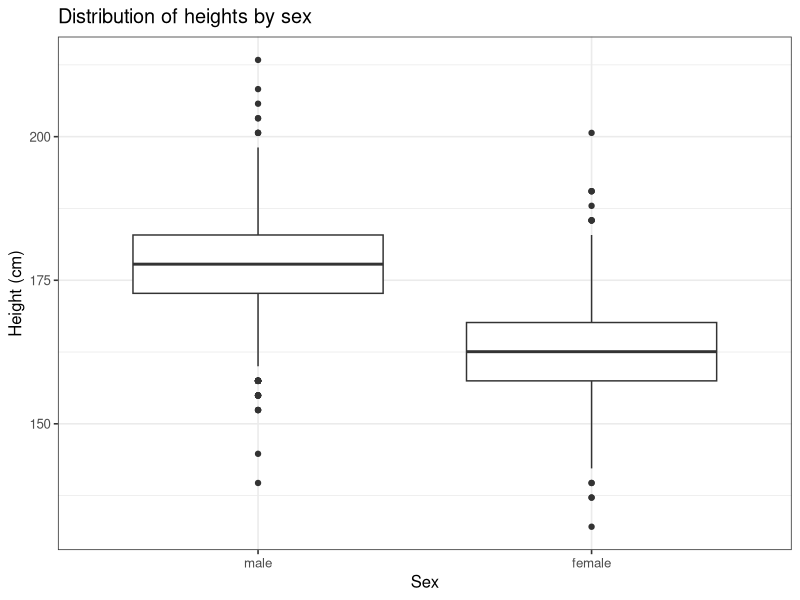
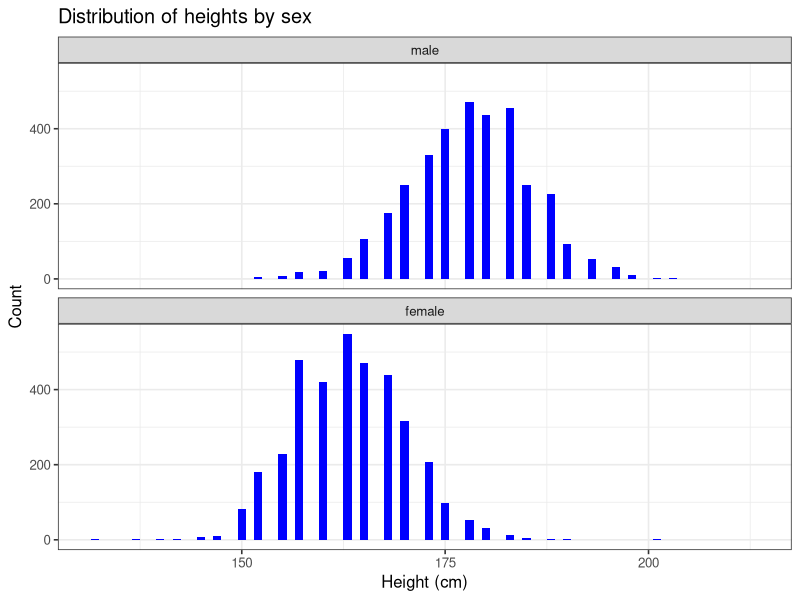
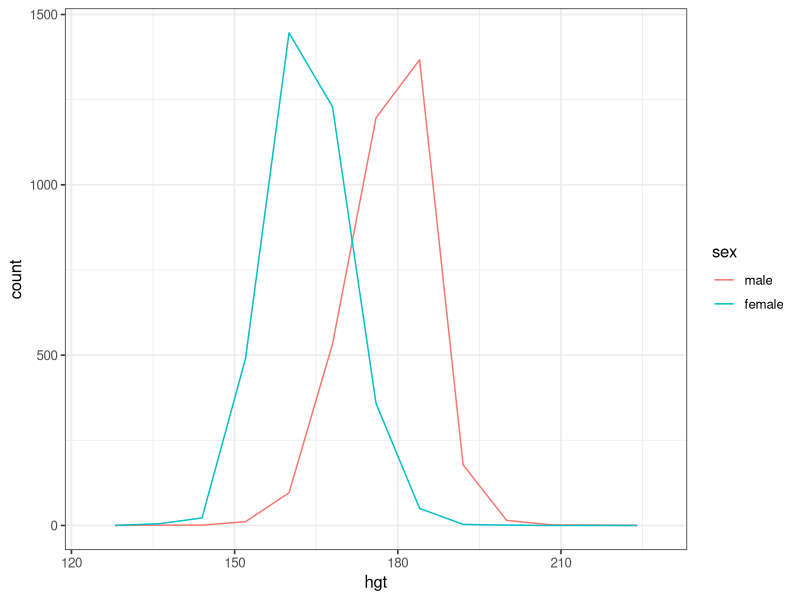
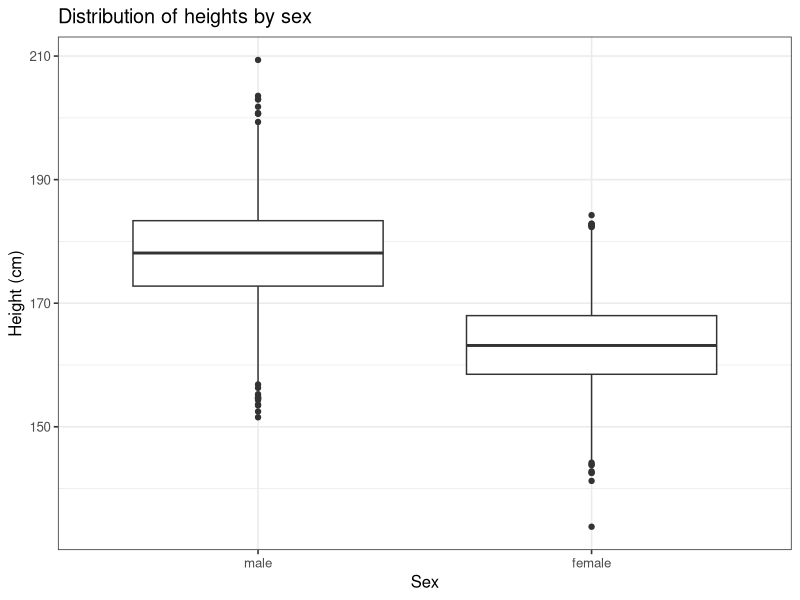
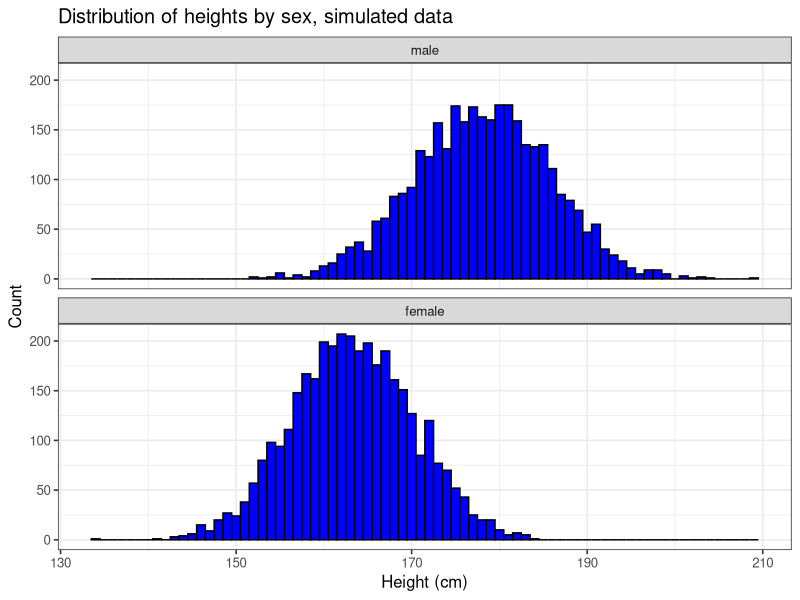
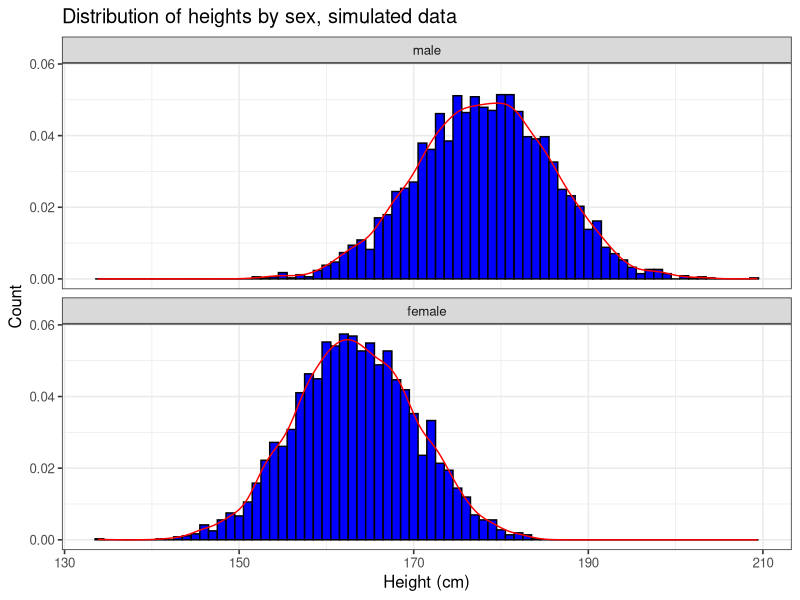
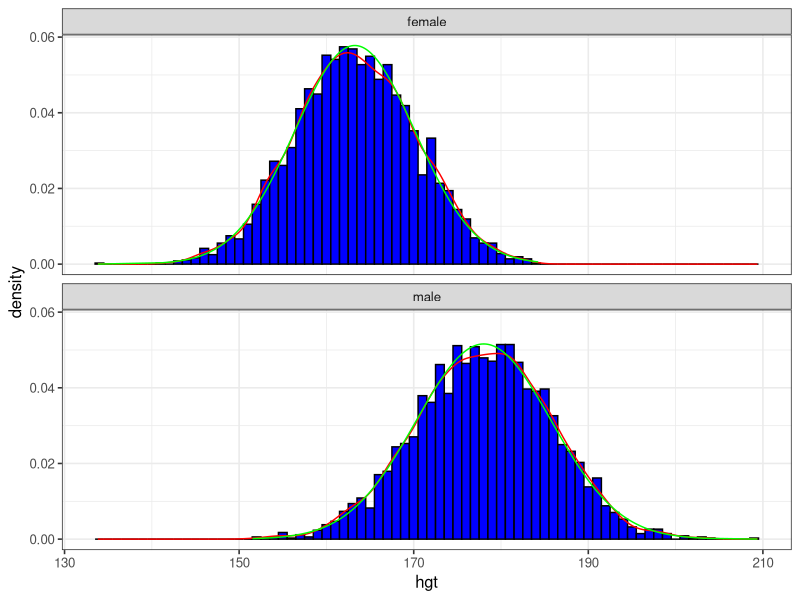
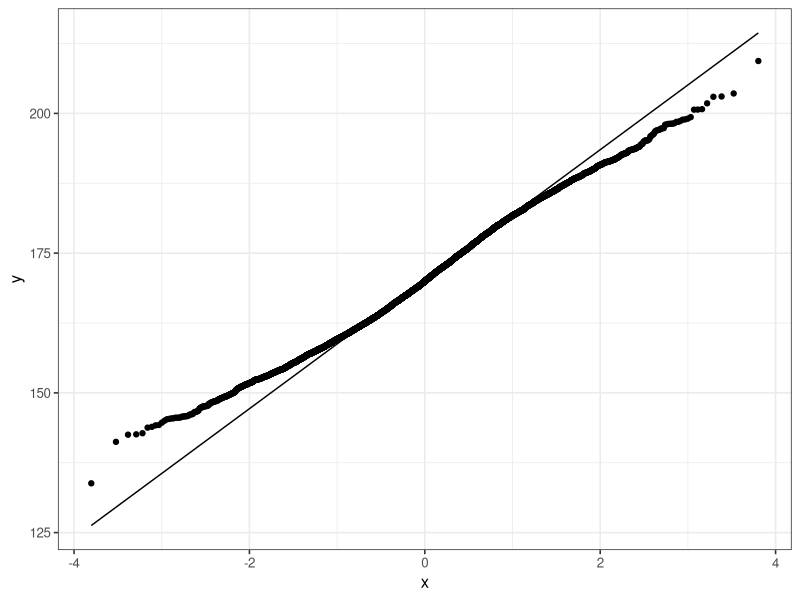

Recreate these plots in R, in order.
## ---- chunk 1
knitr::opts_chunk$set(echo = TRUE)

options(dplyr.summarise.inform = FALSE)
library(tidyverse)

# set theme used for plotting
theme_set(theme_bw(base_size = 12))

# Modelr package
library(modelr)

library(ggplot2)

## ---- chunk 2
# heights kemur frá modelr pakkanum
heights
## ---- chunk 3
heights$hgt <- heights$height * 2.54

heights$wgt <- heights$weight * 0.45359237

heights
## ---- chunk 4
ggplot(heights, aes(x = sex, y = hgt)) + 
  geom_boxplot() +
  xlab("Sex") +
  ylab("Height (cm)") +
  ggtitle("Distribution of heights by sex")
## ---- chunk 5
ggplot(heights, aes(x = hgt)) +
  geom_histogram(binwidth = 1, fill = "blue") +
  facet_wrap(~ sex, ncol = 1) +
  xlab("Height (cm)") +
  ylab("Count") +
  ggtitle("Distribution of heights by sex")
## ---- chunk 6
#?heights
ggplot(heights, aes(x = hgt, color = sex, fill = sex)) +
  geom_freqpoly(binwidth = 8)
## ---- chunk 7
hgt_summary <- heights %>%
  group_by(sex) %>%
  summarize(
    hgt_mean = mean(hgt),
    hgt_sd = sd(hgt),
    counts = n()
)

hgt_summary
## ---- chunk 8
hgt_summary

male <- hgt_summary[hgt_summary$sex == 'male',] 
female <- hgt_summary[hgt_summary$sex == 'female',] 

hgt_males   <- tibble(
   hgt = rnorm(male$counts, 
           male$hgt_mean, 
           male$hgt_sd),
   sex = male$sex)
hgt_males

hgt_females   <- tibble(
   hgt = rnorm(female$counts, 
           female$hgt_mean, 
           female$hgt_sd),
  sex = female$sex)
hgt_females


hgt_sim <-
  rbind(
    hgt_males,
    hgt_females
  )

arrange(hgt_sim, desc(hgt_sim$hgt))
## ---- chunk 9
ggplot(hgt_sim, aes(x = sex, y = hgt)) + 
  geom_boxplot() +
  xlab("Sex") +
  ylab("Height (cm)") +
  ggtitle("Distribution of heights by sex")
## ---- chunk 10
ggplot(hgt_sim, aes(x = hgt)) +
  geom_histogram(binwidth = 1, fill = "blue", colour = "black") +
  facet_wrap(~ sex, ncol = 1) +
  xlab("Height (cm)") +
  ylab("Count") +
  ggtitle("Distribution of heights by sex, simulated data")
## ---- chunk 11
ggplot(hgt_sim, aes(x = hgt, after_stat(density))) +
  geom_histogram(binwidth = 1, fill = "blue", colour = "black") +
  geom_density(colour = "red", aes(y = after_stat(density))) +
  facet_wrap(~ sex, ncol = 1) +
  xlab("Height (cm)") +
  ylab("Count") +
  ggtitle("Distribution of heights by sex, simulated data")
## ---- chunk 12
ndata_m <- tibble(x = hgt_males$hgt, y = dnorm(x, mean(x), sd(x)), sex = "male")
ndata_f <- tibble(x = hgt_females$hgt, y = dnorm(x, mean(x), sd(x)), sex = "female")

ndata <- NULL
ndata <- rbind(ndata_m, ndata_f)

ggplot(hgt_sim, aes(x = hgt, after_stat(density))) +
  geom_histogram(aes(x = hgt, after_stat(density)), binwidth = 1, colour = "black", fill = "blue") +
  geom_density(colour = "red", aes(y = after_stat(density))) +
  geom_line(data = ndata, mapping = aes(x = x, y = y), colour = "green") +
  facet_wrap(~ sex, ncol = 1)
## ---- chunk 13
ggplot(hgt_sim, aes(sample = hgt)) +
  geom_qq() +
  geom_qq_line()
## ---- chunk 14
ggplot(hgt_sim, aes(sample = hgt, color = sex)) +
  geom_qq() +
  geom_qq_line()
## ---- chunk 15
pnorm(180, male$hgt_mean, male$hgt_sd) - pnorm(170, male$hgt_mean, male$hgt_sd)
pnorm(180, female$hgt_mean, female$hgt_sd) - pnorm(170, female$hgt_mean, female$hgt_sd)
## ---- chunk 16
hgt_sim %>%
  group_by(sex) %>%
  summarise(
    pnorm = pnorm(180, mean(hgt), sd(hgt)) - pnorm(170, mean(hgt), sd(hgt))
  )
## ---- chunk 17

# ndata variabul navn verður nýtt seinni, men við øðrum data, broyti navn her og 
# kolonnu nøvn, so tað er lættari at arbeiða við.
ndata2 <- select(ndata, hgt = x, dn = y, sex = sex)

ggplot(ndata2) +
  geom_area(data=filter(ndata2,
                        hgt >= qnorm(0.05, mean(hgt), 2),
                        hgt <= qnorm(0.95, mean(hgt), 2)),
            aes(x = hgt, y = dn),
            fill = "lightblue") +
  geom_line(aes(hgt, dn)) +
  xlab("Height (cm)") +
  ylab("dnorm") +
  facet_wrap(~sex, ncol = 1)
## ---- chunk 18
ggplot(heights, aes(x = wgt, y = sex, colour = sex, fill = sex, shape = sex)) +
  geom_boxplot(alpha = 0.6, na.rm = TRUE) +
  xlab("Weight (kg)")
## ---- chunk 19
ggplot(heights, aes(x = wgt, y = sex, color = sex)) +
  geom_violin(draw_quantiles = c(0.25, 0.5, 0.75), fill = "transparent", na.rm = TRUE)
## ---- chunk 20
ggplot(heights, aes(x = wgt, fill = sex)) +
  geom_histogram(binwidth = 5, colour = "black", na.rm = TRUE) +
  facet_wrap(~sex)
## ---- chunk 21
ggplot(heights, aes(sample = wgt, colour = sex, shape = sex)) +
  geom_qq(alpha = 0.25, na.rm = TRUE) +
  geom_qq_line(na.rm = TRUE) +
  ylab("Weight (kg)")
## ---- chunk 22
x_values <- 0:10
prob <- 0.61
size <- c(1,2,3,10)

ndata <- NULL
for (i in size) {
  tb_data <- NULL
  tb_data <- tibble(
    x = x_values,
    size = i,
    prob = dbinom(x_values, size, prob)
  )
  ndata <- rbind(ndata, tb_data)
}

ggplot() +
  geom_bar(data=ndata, aes(x, prob), stat = "identity") +
  ylab("prob") +
  facet_wrap(~ size, labeller = label_both) +
  scale_x_continuous(breaks=seq(min(x_values), max(x_values), 1))
## ---- chunk 23
x_values <- 0:5
prob_value <- 0.61
size <- c(1,2,3,10,100,200)

ndata <- NULL
for (i in size) {
  tb_data <- NULL
  tb_data <- tibble(
    x = x_values,
    size = i,
    prob = prob_value/size,
    y = dbinom(x_values, size, prob)
  )
  ndata <- rbind(ndata, tb_data)
}

ggplot() +
  geom_bar(data=ndata, aes(x, y), stat = "identity") +
  ylab("prob") +
  facet_wrap(~ size, labeller = label_both) +
  scale_x_continuous(breaks=seq(min(x_values), max(x_values), 1))
## ---- chunk 24
x_values <- 0:15
lambda <- c(0.0061, 0.061, 0.61, 6.1)

pdata <- NULL
for (i in lambda) {
  tb_data <- NULL
  tb_data <- tibble(
    x = x_values,
    lambda = i,
    y = dpois(x,lambda),
    ppois = ppois(x,lambda),
    ppois_rtail = 1 - ppois(x,lambda)
    )
  
  pdata <- rbind(pdata, tb_data)
}

ggplot(data=pdata, ) +
  geom_bar(aes(x, y), stat = "identity") +
  # geom_bar(aes(x, y, fill = "dpois(x, lambda)"), stat = "identity") +
  geom_line(aes(x, ppois, colour = "a. ppois(x, lambda)")) +
  geom_line(aes(x, ppois_rtail, colour = "b. 1 - ppois(x, lambda)")) +
  scale_y_continuous(breaks = seq(0, 1, 0.2))+
  scale_x_continuous(breaks=seq(min(x_values), max(x_values), 5)) +
  ylab("pmf") +
  facet_wrap(~ lambda, labeller = label_both)

## ---- chunk 25
x_values <- 0:5

size <- 200
prob <- 0.61/size

lambda <- 0.61

data_bino <- tibble(
  x = x_values,
  y = dbinom(x_values, size, prob),
  # label = "dbinom(x_values, size, prob)"
  label = sprintf("dbinom(%s:%s, %s, %s)", min(x_values),max(x_values), size, prob)
)

data_pois <- tibble(
  x = x_values,
  y = dpois(x,lambda),
  label = sprintf("dpois(%s:%s, %s)", min(x_values),max(x_values), lambda)
)

# data_bino
# data_pois

data_bp <- rbind(data_bino, data_pois)
data_bp

## ---- chunk 26
ggplot(data = data_bp) +
  geom_bar(aes(x,y), stat = "identity") +
  geom_text(aes(x,y, label = round(y, 4)), vjust=-0.5, size = 3.25) +
  facet_wrap(~ label)
## ---- chunk 27
ggplot(data = data_bp) +
  geom_bar(aes(x,y*200), stat = "identity") +
  geom_text(aes(x,y*200, label = round(y*200, 0)), vjust=-0.5, size = 3.25) +
  facet_wrap(~ label)

## ---- chunk 28

n_values <- c(10, 50, 100)

pdata <- NULL
for (n in n_values) {
  tb_data <- NULL
  tb_data <- tibble(
    n = n,
    x = 0:n,
    prob = 2/n,
    y = dbinom(x, n, prob)
    
  )
  pdata <- rbind(pdata, tb_data)
}
ggplot(pdata) +
  geom_bar(aes(x, y), stat = "identity") +
  facet_wrap(~ n,nrow=n, labeller = label_both,scales="free_x") +
  xlab("Amount of failed transmissions") +
  ylab("Chance of transmission failure")
ggplot(pdata) +
  geom_bar(aes(x, y), stat = "identity") +
  facet_wrap(~ n,nrow=n, labeller = label_both,scales="free_y") +
  xlab("Amount of failed transmissions") +
  ylab("Chance of transmission failure")

## ---- chunk 29
data_bino <- rbind(tibble(
  x = 0:10,
  y = c(dbinom(0:10, 10, 0.2)),
  label = rep("1. dbinom(x, 10, 0.2)", 11)
)
,
tibble(
    x = 0:10,
    y = c(dbinom(0:10, 50, 0.04)),
    label = rep("2. dbinom(x, 50, 0.04)", 11)
    )
,
tibble(
    x = 0:10,
    y = c(dbinom(0:10, 100, 0.02)),
    label = rep("3. dbinom(x, 100, 0.02)", 11)
  ))

data_pois <-tibble(
  x = 0:10,
  y = dpois(0:10, 2),
  label = rep("4. dpois(x, 2)", 11)
)


data_bp <- bind_rows(data_bino, data_pois)

data_bp
## ---- chunk 30
library(ggplot2)

ggplot(data_bp, aes(x = x, y = y, fill = label)) +
  geom_bar(stat = "identity") +
  facet_wrap(~label, nrow = 4,scales="fixed") +
  labs(x = "x", y = "Probability", fill = NULL)
## ---- chunk 31
distributions <- data_bp %>% pivot_wider(names_from=label,values_from=y) %>% round(5)

head(distributions,n=10)
## ---- chunk 32
data_bino <- rbind(tibble(
  x = 0:10,
  y = c(dbinom(0:10, 10, 0.2)),
  label = rep("1. dbinom(x, 10, 0.2)", 11)
)
,
tibble(
    x = 0:10,
    y = c(dbinom(0:10, 1000, 0.002)),
    label = rep("2. dbinom(x, 1000, 0.002)", 11)
    )
,
tibble(
    x = 0:10,
    y = c(dbinom(0:10, 10000, 2e-04)),
    label = rep("3. dbinom(x, 10000, 2e-04)", 11)
  ))

data_pois <-tibble(
  x = 0:10,
  y = dpois(0:10, 2),
  label = rep("4. dpois(x, 2)", 11)
)


data_bp <- bind_rows(data_bino, data_pois)

data_bp
ggplot(data_bp, aes(x = x, y = y, fill = label)) +
  geom_bar(stat = "identity") +
  facet_wrap(~label, nrow = 4,scales="fixed") +
  labs(x = "x", y = "Probability", fill = NULL)
## ---- chunk 33
distributions <- data_bp %>% pivot_wider(names_from=label,values_from=y) %>% round(5)
head(distributions,n=10)
## ---- chunk 34
sum(dpois(0:3,lambda=2))
## ---- chunk 35
ppois(3,lambda=2)
